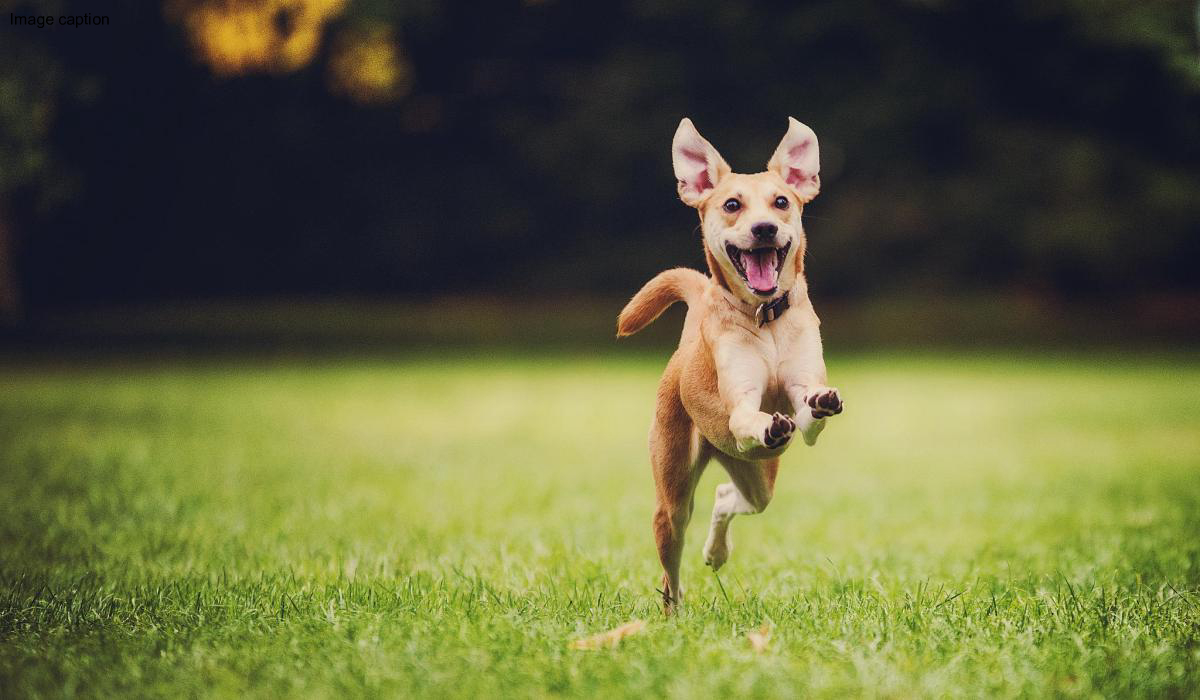
#> input picture dog.jpg, 1200 x 700 px
$ python script.py
#> lines starting #> are read from the running program, lines starting #| are printed output that depends on the picture
from PIL import Image
from PIL import ImageFont
from PIL import ImageDraw

img = Image.open("dog.jpg")
#> img is the input picture: PIL image 1200x700 RGB; mean R, G, B 96.8, 99.5, 59.9
draw = ImageDraw.Draw(img)
font = ImageFont.truetype("impact.ttf", 120)
draw.text(((img.width/2)-120,0),"JOÃO",(255,255,255),font=font)
img.save('dog2.jpg')
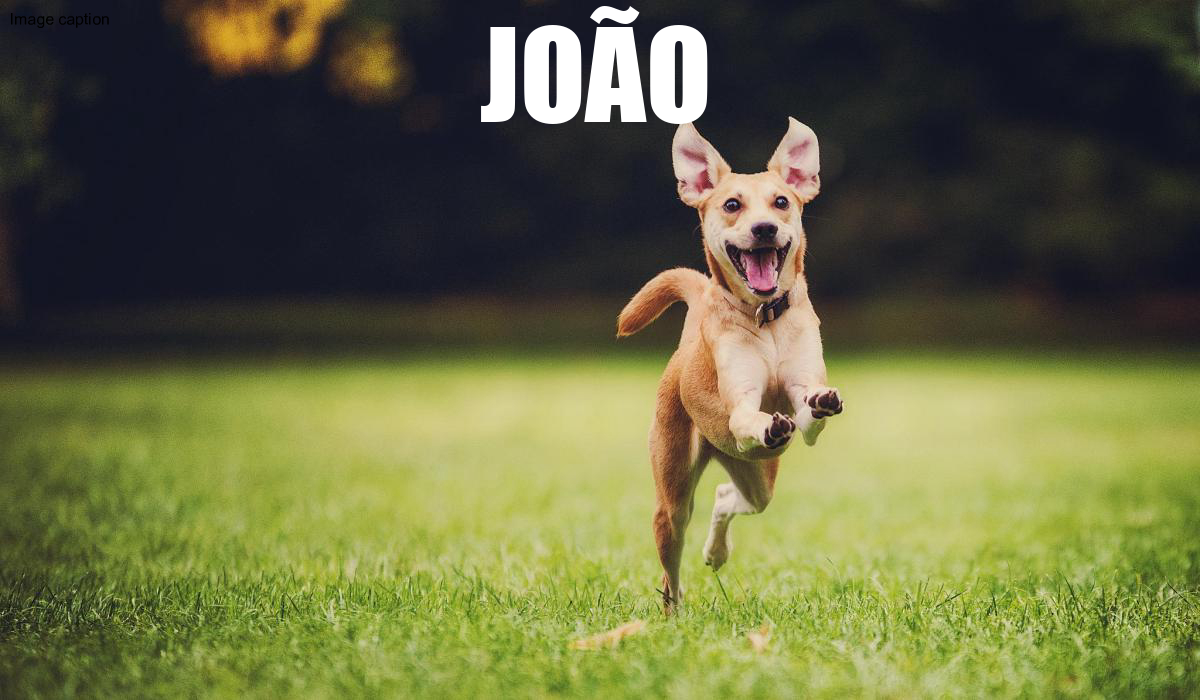
#> saved as dog2.jpg: PIL image 1200x700 RGB; mean R, G, B 101.3, 104, 64.2
